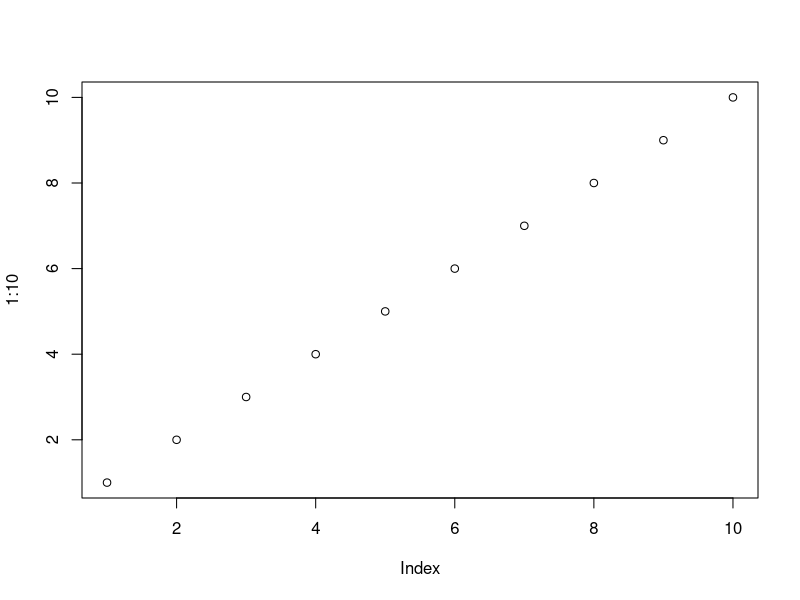
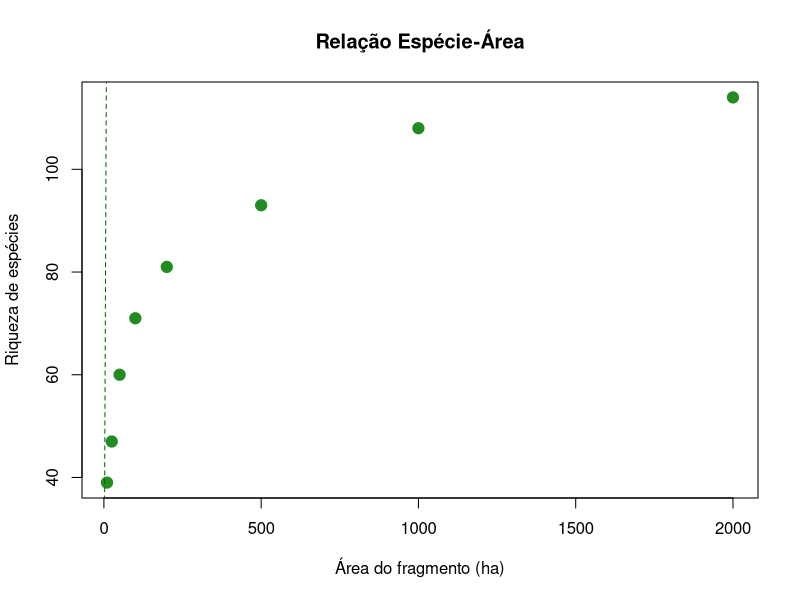

Write the R code that produced these figures, in order.
## ---- chunk 1
#| echo: true       # Mostra o código (padrão: true)
#| eval: true       # Executa o código (padrão: true)
#| warning: false   # Oculta avisos
#| message: false   # Oculta mensagens
#| fig-cap: "Meu gráfico"  # Legenda para figuras

plot(1:10)
## ---- chunk 2
# Dados simulados de riqueza de espécies em fragmentos
set.seed(42)
area_fragmento <- c(10, 25, 50, 100, 200, 500, 1000, 2000)
riqueza        <- round(15 * log(area_fragmento) + rnorm(8, 0, 3))

# Gráfico simples de relação espécie-área
plot(
  area_fragmento, riqueza,
  xlab = "Área do fragmento (ha)",
  ylab = "Riqueza de espécies",
  main = "Relação Espécie-Área",
  pch  = 19,
  col  = "forestgreen",
  cex  = 1.5
)

# Linha de tendência
abline(lm(riqueza ~ log(area_fragmento)), col = "darkgreen", lty = 2)
